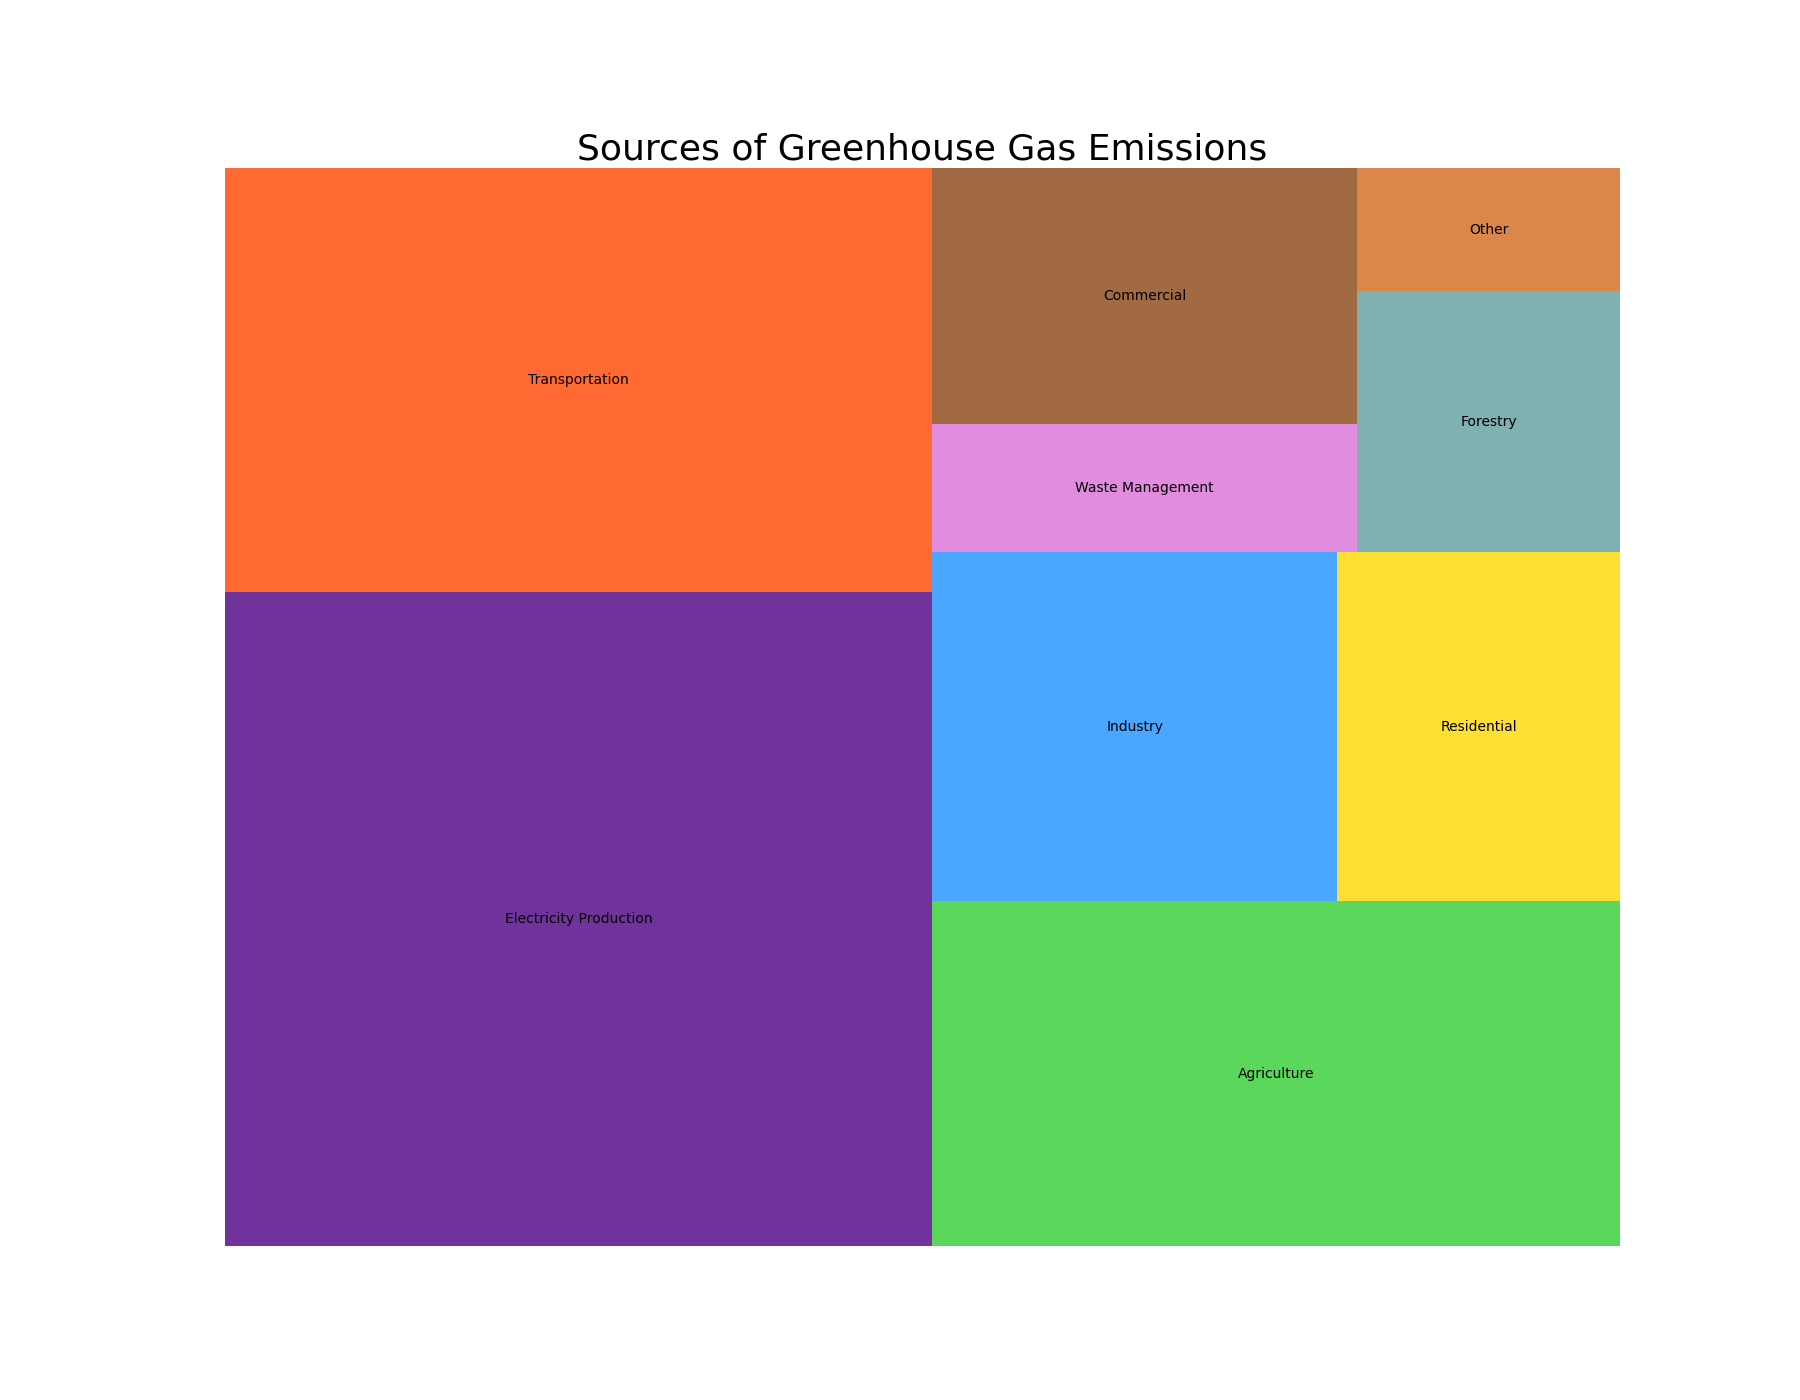

Write the Python code that produced this figure.

import matplotlib.pyplot as plt
import pandas as pd
import squarify

# Define the dataset
data = {
    'Category': ['Electricity Production', 'Transportation', 'Agriculture', 
                 'Industry', 'Residential', 'Waste Management', 
                 'Commercial', 'Forestry', 'Other'],
    'Amount': [35.7, 23.1, 18.3, 10.9, 7.6, 4.2, 8.4, 5.3, 2.5]
}

df = pd.DataFrame(data)

# Define the color scheme
colors = ['#4B0082', '#FF4500', '#32CD32', '#1E90FF', 
          '#FFD700', '#DA70D6', '#8B4513', '#5F9EA0', 
          '#D2691E']

# Create the figure with specified figure size
fig = plt.figure(figsize=(18, 14))
ax = fig.add_subplot(111, aspect="auto")

# Create a treemap
squarify.plot(sizes=df['Amount'], label=df['Category'], color=colors, alpha=0.8)

# Set the title of the plot
plt.title('Sources of Greenhouse Gas Emissions', fontsize=26)

# Remove the axes
plt.axis('off')

# Show the plot
plt.show()
